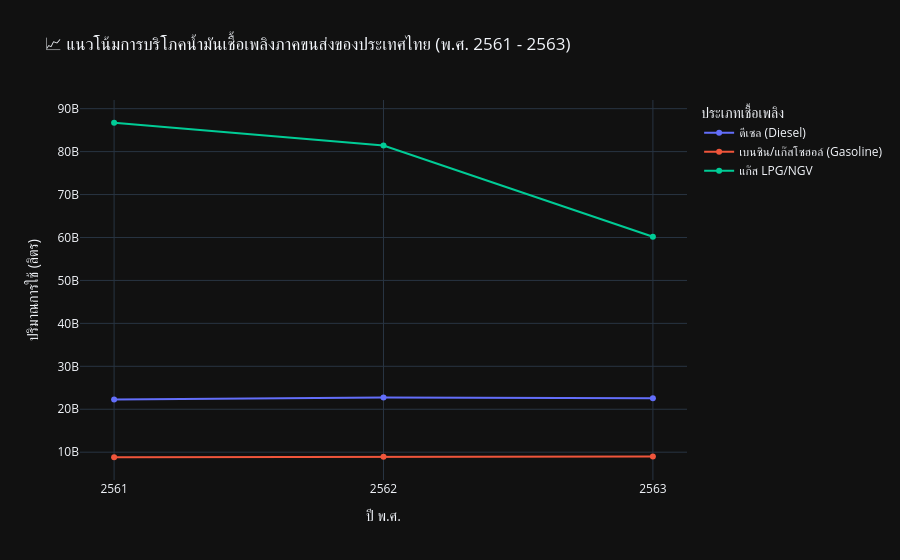

Notebook code cell kept with this figure:
### Markdown cell above
### 📊 แผนภาพ 1: แนวโน้มการใช้น้ำมันเชื้อเพลิงจำแนกตามประเภทในภาคขนส่งของไทย (ปี 2561 - 2563)
เปรียบเทียบดูว่า การใช้น้ำมันประเภทต่างๆ ได้รับผลกระทบจากสถานการณ์โควิด-19 ในปี 2563 หรือไม่

### Code cell
# รวมข้อมูลยอดขายระดับประเทศแยกตามปี
df_yearly = df_fuel.groupby('BE_Year')[['Diesel', 'Gasoline_Gasohol', 'Gas_LPG_NGV']].sum().reset_index()

# แปลงตารางให้อยู่ในรูป Long format เพื่อนำมาพล็อตด้วย Plotly
df_yearly_melt = df_yearly.melt(
    id_vars=['BE_Year'], 
    value_vars=['Diesel', 'Gasoline_Gasohol', 'Gas_LPG_NGV'],
    var_name='Fuel_Type', 
    value_name='Consumption_Liters'
)

# แปลงประเภทเชื้อเพลิงเป็นภาษาไทยเพื่อให้อ่านง่าย
fuel_thai = {
    'Diesel': 'ดีเซล (Diesel)',
    'Gasoline_Gasohol': 'เบนซิน/แก๊สโซฮอล์ (Gasoline)',
    'Gas_LPG_NGV': 'แก๊ส LPG/NGV'
}
df_yearly_melt['Fuel_Type_TH'] = df_yearly_melt['Fuel_Type'].map(fuel_thai)

# พล็อตกราฟเส้นเปรียบเทียบแนวโน้ม
fig_fuel = px.line(
    df_yearly_melt, 
    x='BE_Year', 
    y='Consumption_Liters', 
    color='Fuel_Type_TH',
    markers=True,
    labels={'BE_Year': 'ปี พ.ศ.', 'Consumption_Liters': 'ปริมาณการใช้ (ลิตร)', 'Fuel_Type_TH': 'ประเภทเชื้อเพลิง'},
    title='📈 แนวโน้มการบริโภคน้ำมันเชื้อเพลิงภาคขนส่งของประเทศไทย (พ.ศ. 2561 - 2563)',
    template='plotly_dark'
)

fig_fuel.update_layout(xaxis=dict(tickmode='array', tickvals=[2561, 2562, 2563]))
fig_fuel.show()

### Figure 1 — Plotly figure (JSON) as saved in the notebook; plotly's stock layout.template omitted (floating-point values rounded to 4 significant figures)
{"data": [{"hovertemplate": "ประเภทเชื้อเพลิง=ดีเซล (Diesel)<br>ปี พ.ศ.=%{x}<br>ปริมาณการใช้ (ลิตร)=%{y}<extra></extra>", "legendgroup": "ดีเซล (Diesel)", "line": {"color": "#636efa", "dash": "solid"}, "marker": {"symbol": "circle"}, "mode": "lines+markers", "name": "ดีเซล (Diesel)", "orientation": "v", "showlegend": true, "type": "scatter", "x": [2561, 2562, 2563], "xaxis": "x", "y": [22295651355, 22720372996, 22540265888], "yaxis": "y"}, {"hovertemplate": "ประเภทเชื้อเพลิง=เบนซิน/แก๊สโซฮอล์ (Gasoline)<br>ปี พ.ศ.=%{x}<br>ปริมาณการใช้ (ลิตร)=%{y}<extra></extra>", "legendgroup": "เบนซิน/แก๊สโซฮอล์ (Gasoline)", "line": {"color": "#EF553B", "dash": "solid"}, "marker": {"symbol": "circle"}, "mode": "lines+markers", "name": "เบนซิน/แก๊สโซฮอล์ (Gasoline)", "orientation": "v", "showlegend": true, "type": "scatter", "x": [2561, 2562, 2563], "xaxis": "x", "y": [8820996974, 8940966778, 8987377268], "yaxis": "y"}, {"hovertemplate": "ประเภทเชื้อเพลิง=แก๊ส LPG/NGV<br>ปี พ.ศ.=%{x}<br>ปริมาณการใช้ (ลิตร)=%{y}<extra></extra>", "legendgroup": "แก๊ส LPG/NGV", "line": {"color": "#00cc96", "dash": "solid"}, "marker": {"symbol": "circle"}, "mode": "lines+markers", "name": "แก๊ส LPG/NGV", "orientation": "v", "showlegend": true, "type": "scatter", "x": [2561, 2562, 2563], "xaxis": "x", "y": [86720377838, 81423969419, 60166986518], "yaxis": "y"}], "layout": {"legend": {"title": {"text": "ประเภทเชื้อเพลิง"}, "tracegroupgap": 0}, "title": {"text": "📈 แนวโน้มการบริโภคน้ำมันเชื้อเพลิงภาคขนส่งของประเทศไทย (พ.ศ. 2561 - 2563)"}, "xaxis": {"anchor": "y", "domain": [0.0, 1.0], "tickmode": "array", "tickvals": [2561, 2562, 2563], "title": {"text": "ปี พ.ศ."}}, "yaxis": {"anchor": "x", "domain": [0.0, 1.0], "title": {"text": "ปริมาณการใช้ (ลิตร)"}}}}
